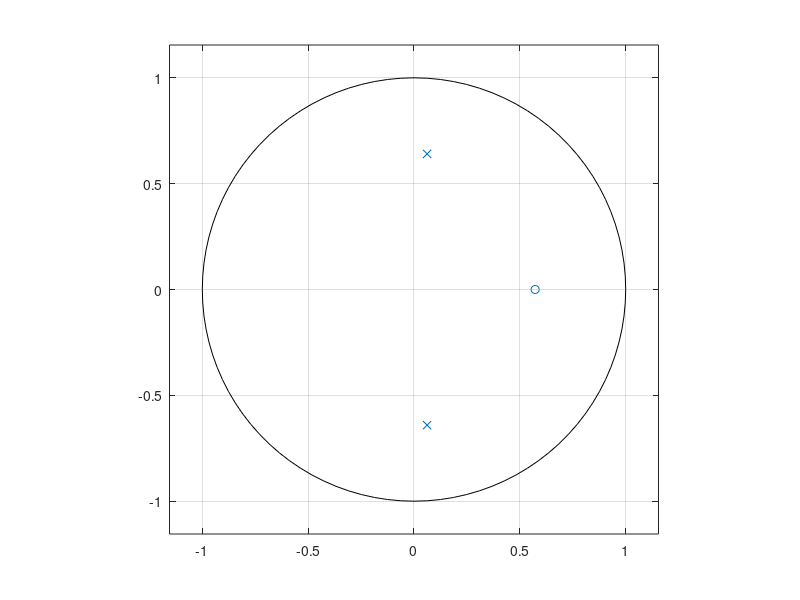
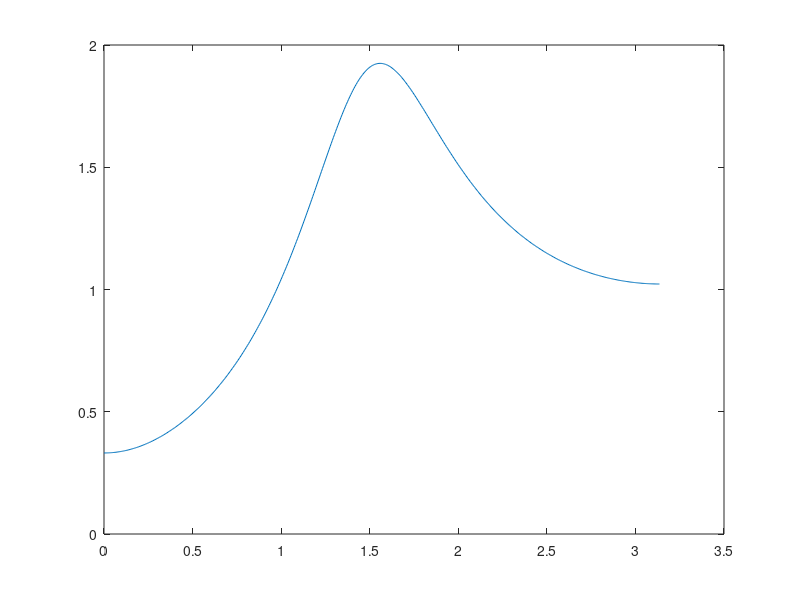
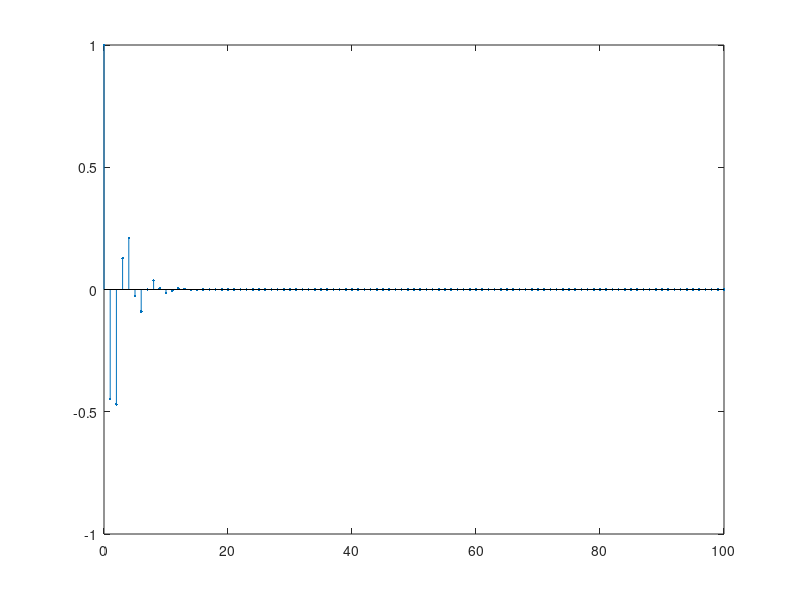
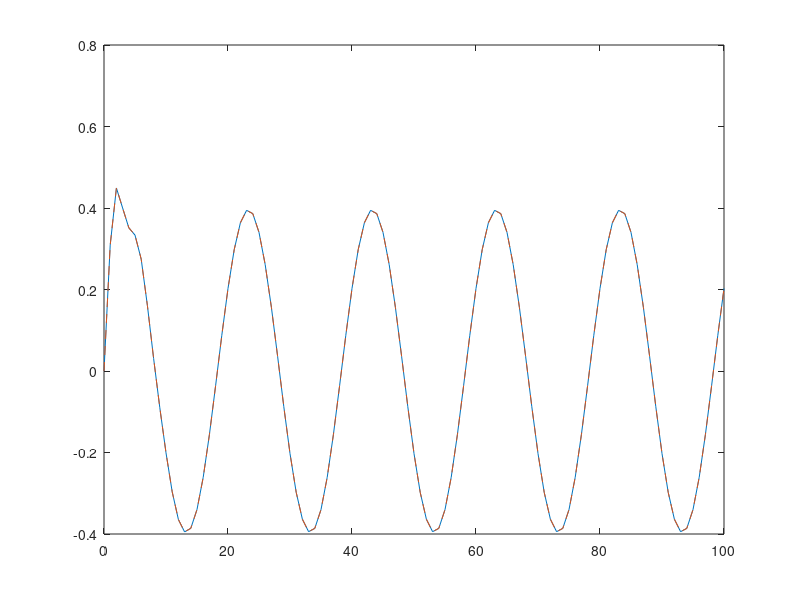

Here is the MATLAB script that generated these plots, in order:
close all
clearvars
clc

rho = rand(1);
theta = rand(1) * pi;
a = 2 * rho * cos(theta);
b = -rho^2;
c = - rand(1) ;

Bz = [1, c];
Az = [1, -a, -b];
z = roots(Bz);
p = roots(Az);
figure(1);
zplane(z, p);

[H, f] = freqz(Bz, Az);
figure(2);
plot(f, abs(H));

n = 0:100;
delta = zeros(size(n));
delta(1) = 1;
h = filter(Bz, Az, delta);
figure(3);
stem(n, h, '.-');

% 4
x = sin(0.1 * pi * n);
y = conv(x, h);
y1 = filter(Bz, Az, x);
figure(4);
plot(n, y(1:length(n)));
hold on;
plot(n, y1, '--');